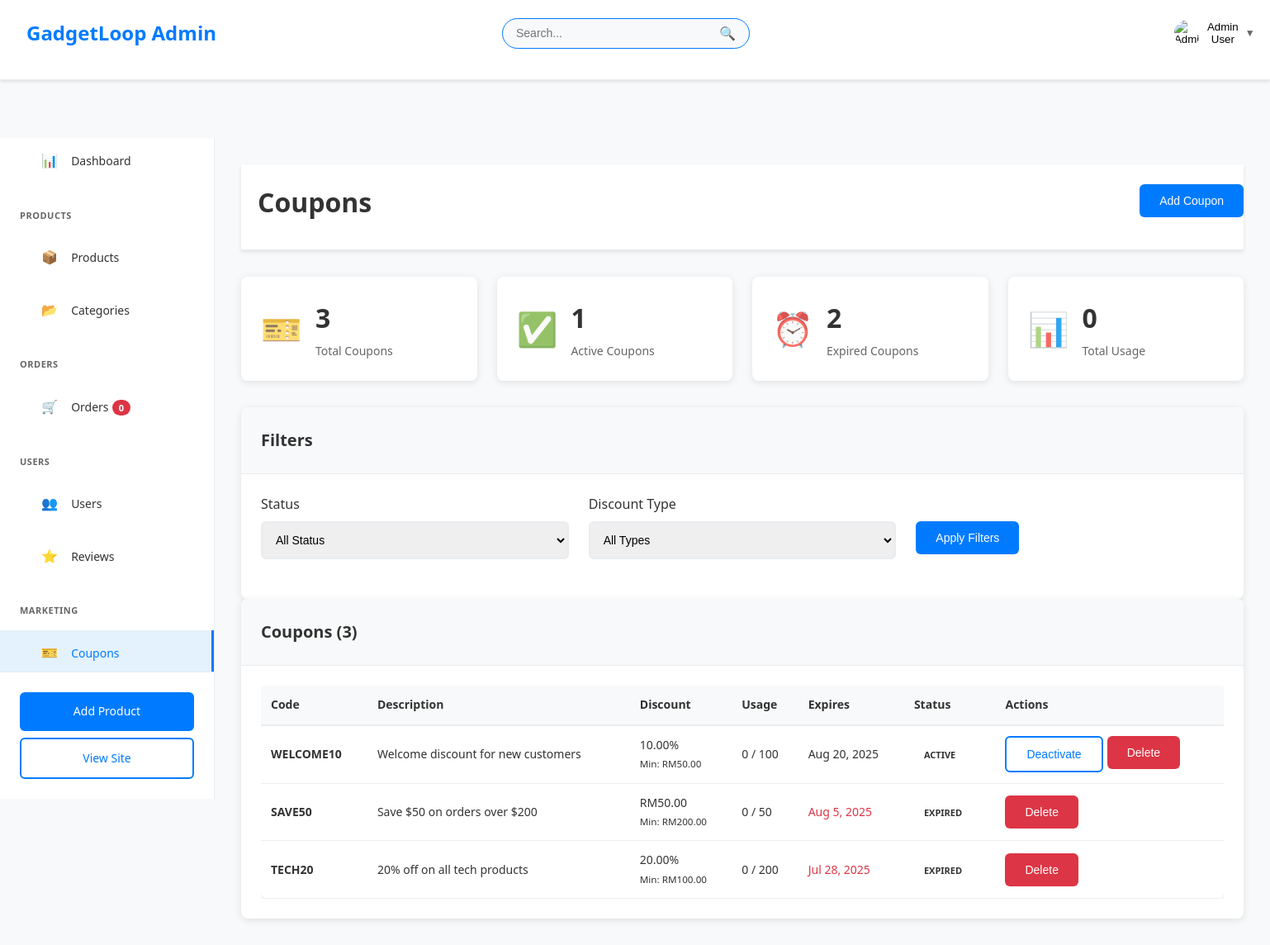
The app's page /admin/coupons.php (signed in), older data.
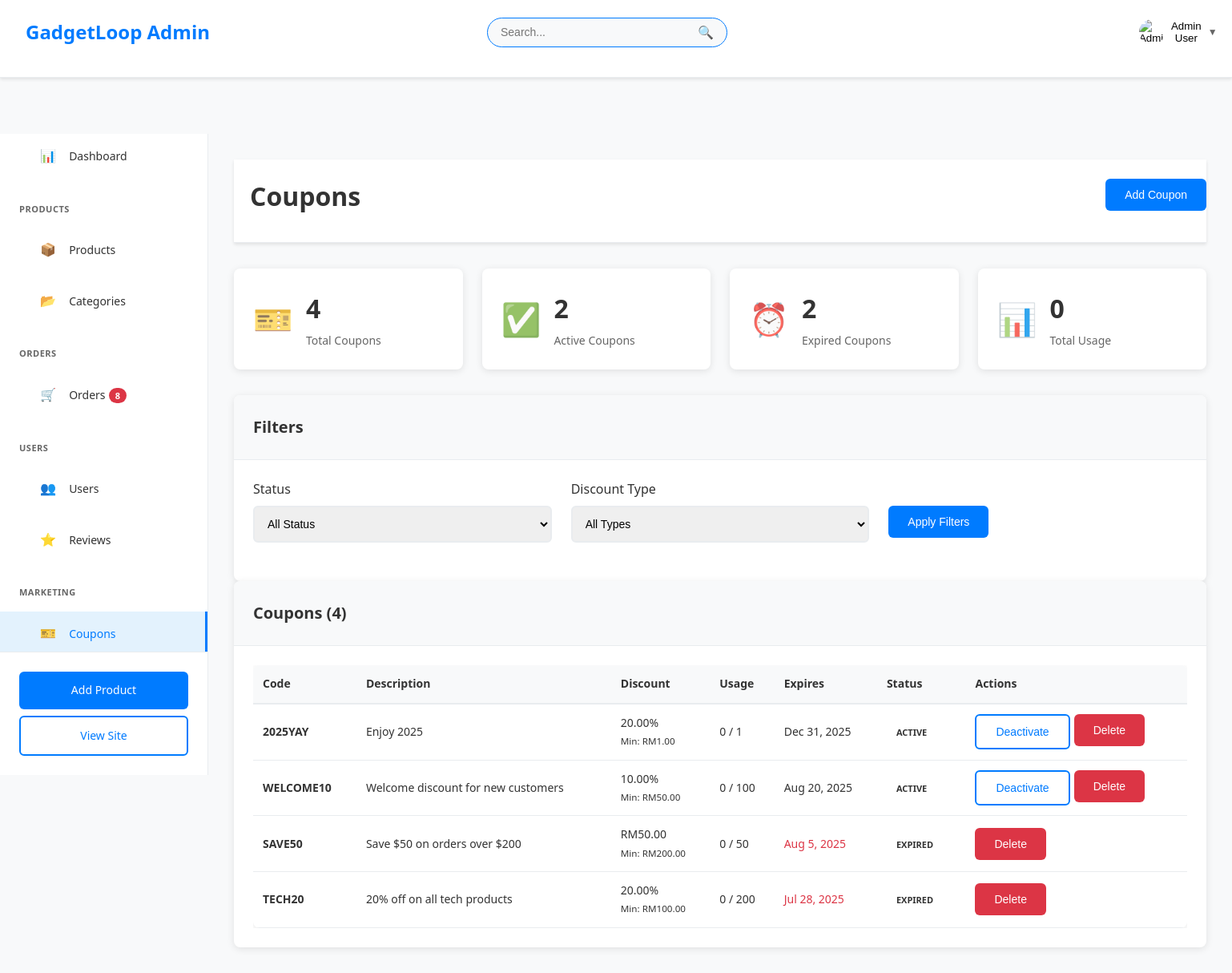
The same page, newer data.
### tables this page shows
CREATE TABLE `coupons` (
  `id` int(11) NOT NULL AUTO_INCREMENT,
  `code` varchar(50) NOT NULL,
  `description` varchar(200) DEFAULT NULL,
  `discount_type` enum('percentage','fixed') NOT NULL,
  `discount_value` decimal(10,2) NOT NULL,
  `minimum_amount` decimal(10,2) DEFAULT 0.00,
  `maximum_discount` decimal(10,2) DEFAULT NULL,
  `usage_limit` int(11) DEFAULT NULL,
  `used_count` int(11) DEFAULT 0,
  `is_active` tinyint(1) DEFAULT 1,
  `starts_at` datetime DEFAULT NULL,
  `expires_at` datetime DEFAULT NULL,
  `created_at` timestamp NOT NULL DEFAULT current_timestamp(),
  PRIMARY KEY (`id`),
  UNIQUE KEY `code` (`code`)
);

### admin/coupons.php (the view, shortened to what the changed rows need)
<?php
require_once '../includes/functions.php';
$where_conditions = ['c.id IS NOT NULL'];
$params = [];
$where_clause = implode(' AND ', $where_conditions);
$stmt = $pdo->prepare("
    SELECT c.*,
    COUNT(cu.id) as total_usage,
    SUM(cu.discount_amount) as total_discount_given
    FROM coupons c
    LEFT JOIN coupon_usage cu ON c.id = cu.coupon_id
    WHERE $where_clause
    GROUP BY c.id
    ORDER BY c.created_at DESC
");
$stmt->execute($params);
$coupons = $stmt->fetchAll();
$stmt = $pdo->prepare("
    SELECT
        COUNT(*) as total_coupons,
        SUM(CASE WHEN is_active = 1 AND (expires_at IS NULL OR expires_at > NOW()) THEN 1 ELSE 0 END) as active_coupons,
        SUM(CASE WHEN expires_at IS NOT NULL AND expires_at <= NOW() THEN 1 ELSE 0 END) as expired_coupons,
        SUM(used_count) as total_usage
    FROM coupons
");
$stmt->execute();
$stats = $stmt->fetch();
?>
<!DOCTYPE html>
<html lang="en">
<head>
    <link rel="stylesheet" href="../css/style.css">
    <link rel="stylesheet" href="../css/admin.css">
</head>
<body data-page="admin">
    <?php include 'includes/admin-header.php'; ?>
    <div class="admin-layout">
        <?php include 'includes/admin-sidebar.php'; ?>
        <main class="admin-content">
            <div class="admin-header">
                <h1>Coupons</h1>
            </div>
            <div class="stats-grid">
                <div class="stat-card">
                    <div class="stat-info">
                        <h3><?php echo number_format($stats['total_coupons']); ?></h3>
                        <p>Total Coupons</p>
                    </div>
                </div>
                <div class="stat-card">
                    <div class="stat-info">
                        <h3><?php echo number_format($stats['active_coupons']); ?></h3>
                        <p>Active Coupons</p>
                    </div>
                </div>
            </div>
            <div class="dashboard-card">
                <div class="card-header">
                    <h3>Coupons (<?php echo count($coupons); ?>)</h3>
                </div>
                <div class="card-body">
                    <div class="table-responsive">
                        <table class="table">
                            <thead>
                                <tr>
                                    <th>Code</th>
                                    <th>Description</th>
                                    <th>Discount</th>
                                    <th>Usage</th>
                                    <th>Expires</th>
                                    <th>Status</th>
                                    <th>Actions</th>
                                </tr>
                            </thead>
                            <tbody>
                                <?php foreach ($coupons as $coupon): ?>
                                <tr>
                                    <td><strong><?php echo htmlspecialchars($coupon['code']); ?></strong></td>
                                    <td><?php echo htmlspecialchars($coupon['description']); ?></td>
                                    <td>
                                        <?php if ($coupon['discount_type'] === 'percentage'): ?>
                                            <?php echo $coupon['discount_value']; ?>%
                                        <?php else: ?>
                                            RM<?php echo number_format($coupon['discount_value'], 2); ?>
                                        <?php endif; ?>
                                        <?php if ($coupon['minimum_amount'] > 0): ?>
                                            <br><small>Min: RM<?php echo number_format($coupon['minimum_amount'], 2); ?></small>
                                        <?php endif; ?>
                                    </td>
                                    <td>
                                        <?php echo $coupon['total_usage'] ?: 0; ?>
                                        <?php if ($coupon['usage_limit']): ?>
                                            / <?php echo $coupon['usage_limit']; ?>
                                        <?php endif; ?>
                                    </td>
                                    <td>
                                        <?php if ($coupon['expires_at']): ?>
                                            <?php
                                            $expires = strtotime($coupon['expires_at']);
                                            $is_expired = $expires <= time();
                                            ?>
                                            <span style="color: <?php echo $is_expired ? '#dc3545' : '#333'; ?>">
                                                <?php echo date('M j, Y', $expires); ?>
                                            </span>
                                        <?php else: ?>
                                            Never
                                        <?php endif; ?>
                                    </td>
                                    <td>
                                        <?php
                                        $is_active = $coupon['is_active'] && (!$coupon['expires_at'] || strtotime($coupon['expires_at']) > time());
                                        $is_expired = $coupon['expires_at'] && strtotime($coupon['expires_at']) <= time();
                                        ?>
                                        <span class="status-badge status-<?php echo $is_expired ? 'expired' : ($is_active ? 'active' : 'inactive'); ?>">
                                            <?php echo $is_expired ? 'Expired' : ($is_active ? 'Active' : 'Inactive'); ?>
                                        </span>
                                    </td>
                                    <td>
                                        <div style="display: flex; gap: 5px;">
                                            <?php if (!$is_expired): ?>
                                                <form method="POST" style="display: inline;">
                                                    <button type="submit" name="toggle_status" class="btn btn-outline btn-sm">
                                                        <?php echo $coupon['is_active'] ? 'Deactivate' : 'Activate'; ?>
                                                    </button>
                                                </form>
                                            <?php endif; ?>
                                            <form method="POST" style="display: inline;" onsubmit="return confirm('Are you sure?')">
                                                <button type="submit" name="delete_coupon" class="btn btn-danger btn-sm">Delete</button>
                                            </form>
                                        </div>
                                    </td>
                                </tr>
                                <?php endforeach; ?>
                            </tbody>
                        </table>
                    </div>
                </div>
            </div>
        </main>
    </div>
</body>
</html>

### admin/includes/admin-sidebar.php (shortened to what the changed rows need)
<?php
$stmt = $pdo->query("SELECT COUNT(*) FROM orders");
$order_count = $stmt->fetchColumn();
?>
<aside class="admin-sidebar">
    <nav class="admin-nav">
        <ul class="nav-menu">
            <li class="nav-item <?php echo in_array(basename($_SERVER['PHP_SELF']), ['orders.php', 'order-detail.php']) ? 'active' : ''; ?>">
                <a href="orders.php">
                    <span class="nav-icon">🛒</span>
                    <span class="nav-text">Orders</span>
                    <span class="nav-badge"><?php echo (int)$order_count; ?></span>
                </a>
            </li>
        </ul>
    </nav>
</aside>

Row changes from the older to the newer data that the page shows:
added coupons: code "2025YAY", description "Enjoy 2025", discount_value "20.00", minimum_amount "1.00", total_usage "0", usage_limit "1", expires_at "Dec 31, 2025", is_active "ACTIVE"
Text that changed along with them:
$order_count: "0" → "8"
$stats['total_coupons']: "3" → "4"
$stats['active_coupons']: "1" → "2"
count($coupons): "3" → "4"
